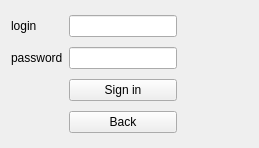
<?xml version="1.0" encoding="UTF-8"?>
<ui version="4.0">
 <class>AuthWidget</class>
 <widget class="QWidget" name="AuthWidget">
  <property name="geometry">
   <rect>
    <x>0</x>
    <y>0</y>
    <width>259</width>
    <height>148</height>
   </rect>
  </property>
  <property name="sizePolicy">
   <sizepolicy hsizetype="Fixed" vsizetype="Fixed">
    <horstretch>0</horstretch>
    <verstretch>0</verstretch>
   </sizepolicy>
  </property>
  <property name="windowTitle">
   <string>Авторизация</string>
  </property>
  <layout class="QGridLayout" name="gridLayout">
   <item row="0" column="1">
    <widget class="QLineEdit" name="login"/>
   </item>
   <item row="0" column="0">
    <widget class="QLabel" name="label">
     <property name="text">
      <string>login</string>
     </property>
    </widget>
   </item>
   <item row="2" column="0">
    <widget class="QLabel" name="label_2">
     <property name="text">
      <string>password</string>
     </property>
    </widget>
   </item>
   <item row="3" column="2">
    <spacer name="horizontalSpacer_2">
     <property name="orientation">
      <enum>Qt::Horizontal</enum>
     </property>
     <property name="sizeHint" stdset="0">
      <size>
       <width>40</width>
       <height>20</height>
      </size>
     </property>
    </spacer>
   </item>
   <item row="2" column="1">
    <widget class="QLineEdit" name="password"/>
   </item>
   <item row="3" column="1">
    <widget class="QPushButton" name="enter_btn">
     <property name="text">
      <string>Sign in</string>
     </property>
    </widget>
   </item>
   <item row="4" column="1">
    <widget class="QPushButton" name="back_btn">
     <property name="text">
      <string>Back</string>
     </property>
    </widget>
   </item>
  </layout>
 </widget>
 <resources/>
 <connections/>
</ui>
